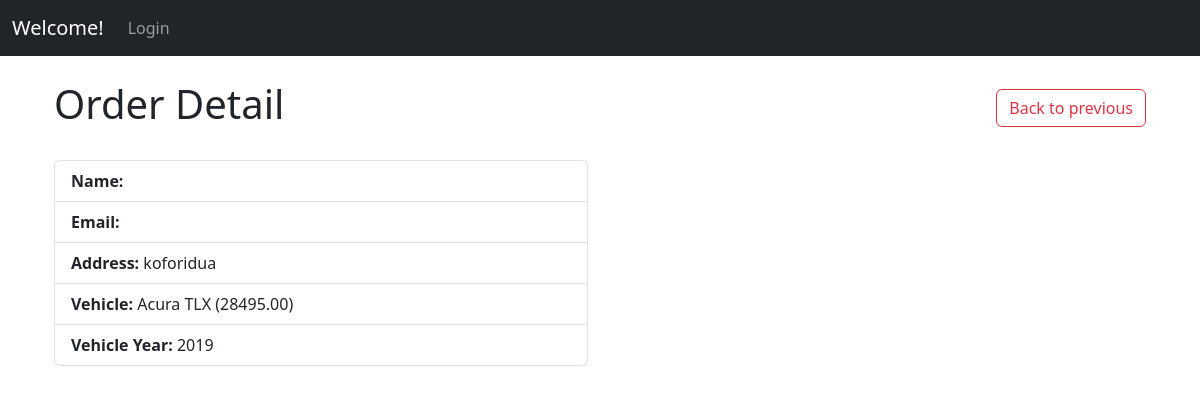
The app's page /order/2/ with its own data.
### orders/models.py (models this page shows)
class Order(models.Model):
    name = models.CharField(max_length=100)
    email = models.EmailField(max_length=254)
    address = models.CharField(max_length=100)
    product = models.ForeignKey(Details, on_delete=models.CASCADE, related_name='orders')
    user = models.ForeignKey(User, on_delete=models.CASCADE, related_name='orders')
    quantity = models.IntegerField(default=1)
    date_ordered = models.DateTimeField(auto_now_add=True)

class Details(models.Model):
    year = models.IntegerField()
    vehicle = models.ForeignKey(Vehicle, on_delete=models.CASCADE, related_name='details')
    model = models.CharField(max_length=100)
    price = models.DecimalField(max_digits=10, decimal_places=2)
    def __str__(self):
        return f"{self.vehicle} ({self.price})"

class Vehicle(models.Model):
    name = models.CharField(max_length=255)
    def __str__(self):
        return self.name

### orders/views.py (the view)
# urls.py: path('order/<int:pk>/', OrderDetailView.as_view(), name='order_detail'),
class OrderDetailView(DetailView):
    model = Order
    template_name = 'order_detail.html'
    context_object_name = 'order'

### orders/templates/order_detail.html
{% extends 'base.html' %}
{% block content %}
  <div class="container">
    <div class="d-flex justify-content-between align-items-center mb-4">
      <h1>Order Detail</h1>
      <button class="btn btn-outline-danger" onclick="history.back()">Back to previous</button>
    </div>
    <div class="row">
      <div class="col-md-6">
        <ul class="list-group">
          <li class="list-group-item"><strong>Name:</strong> {{ order.name }}</li>
          <li class="list-group-item"><strong>Email:</strong> {{ order.email }}</li>
          <li class="list-group-item"><strong>Address:</strong> {{ order.address }}</li>
          <li class="list-group-item"><strong>Vehicle:</strong> {{ order.product }}</li>
          <li class="list-group-item"><strong>Vehicle Year:</strong> {{ order.product.year }}</li>
        </ul>
      </div>
    </div>
  </div>
{% endblock %}

### records on screen
Order: address "koforidua", product "Acura TLX (28495.00)", product.year "2019"
